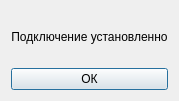
<?xml version="1.0" encoding="UTF-8"?>
<ui version="4.0">
 <class>ConnectionDialog</class>
 <widget class="QDialog" name="ConnectionDialog">
  <property name="geometry">
   <rect>
    <x>0</x>
    <y>0</y>
    <width>170</width>
    <height>101</height>
   </rect>
  </property>
  <property name="windowTitle">
   <string/>
  </property>
  <layout class="QVBoxLayout" name="verticalLayout">
   <item>
    <widget class="QLabel" name="label">
     <property name="text">
      <string>Подключение установленно</string>
     </property>
     <property name="alignment">
      <set>Qt::AlignCenter</set>
     </property>
    </widget>
   </item>
   <item>
    <widget class="QPushButton" name="OKButton">
     <property name="text">
      <string>ОК</string>
     </property>
    </widget>
   </item>
  </layout>
 </widget>
 <resources/>
 <connections/>
</ui>
